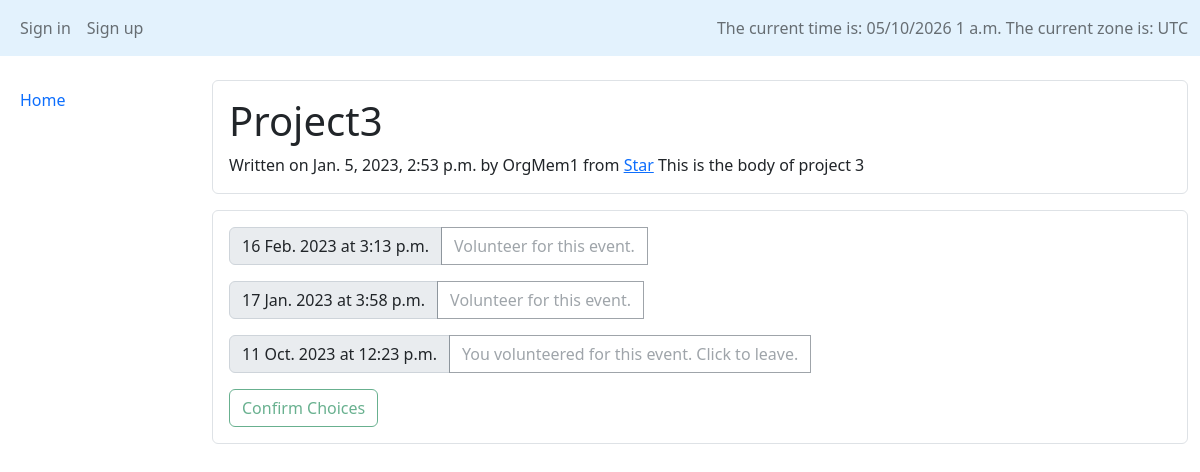
Before: /Forum/details/4 with the older database file.
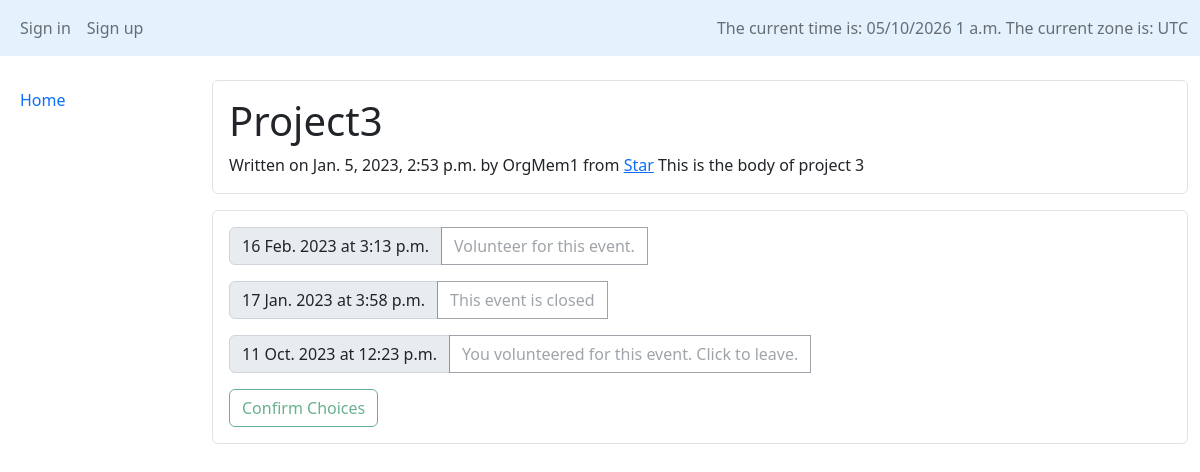
After: the same page with the newer database file.
### Forum/models.py (models this page shows, shortened)
class Event(models.Model):
    date = models.DateField(default=timezone.now, null=True, blank=True, validators=[MinValueValidator(timezone.now().date(), "valid values are not in the past")])
    time = models.TimeField(default=timezone.now, null=True, blank=True)
    open = models.BooleanField(default=True, null=False, blank=False)
    post = models.ForeignKey(Post, on_delete=models.CASCADE, related_name='project_times')
    @property
    def datetime(self):
        this_datetime = datetime.combine(self.date, self.time, timezone.utc)
        local_time = this_datetime.astimezone(timezone.get_current_timezone())
        date_str = format_date(local_time.date(), "j N Y")
        time_str = format_time(local_time.time(), 'g:i a')
        return f"{date_str} at {time_str}"

### Forum/views.py (the view)
# urls.py: path("details/<int:pk>", views.PostDetailsView.as_view(), name="detail_view"),
class PostDetailsView(DetailView):
    model = Post
    context_object_name = 'post'
    template_name = "Forum/post_pages/view_post.html"
    def get_context_data(self, **kwargs):
        context = super().get_context_data(**kwargs)
        post = Post.objects.get(pk=self.kwargs.get('pk'))
        if post.is_project:
            post_events = Event.objects.filter(post=post, bids__bidder__pk=self.request.user.pk)
            context['chosen_events'] = post_events
            context['post_event_ids'] = Event.objects.filter(post=post).values_list("pk", flat=True)
        return context

### Forum/models.py (called while the page is built)
    def __str__(self):
        return f"{self.name}"

### Forum/templates/Forum/post_pages/view_post.html (shortened to what this page needs)
{% extends "Forum/layouts/sidebar_layout.html" %}
{% load static %}
{% block body %}
<div class="bar-in rounded structure border mb-3 p-3">
    <h1>{{ post.title }}</h1>
    Written on {{ post.timestamp }} by {{ post.author }} from <a href="{% url 'organization_view' pk=post.organization.pk %}">{{ post.organization }}</a>
{{ post.body }}
</div>
{% if post.is_project %}
    <div class="bar-in rounded structure border mb-3 p-3">
    <form action="{% url 'change_bids' %}" method="post" name="volunteer_form">
        {% for event in post.project_times.all %}
        <div class="input-group mb-3">
            <label class="input-group-text">{{ event.datetime }}</label>
            {% if event.open %}
                {% if event in chosen_events %}
                    <button type="button" class="btn btn-outline-secondary" id="event-{{event.pk}}-btn" onclick="toggle_volunteer(this,{{event.pk}})">You volunteered for this event. Click to leave.</button>
                {% else %}
                    <button type="button" class="btn btn-outline-secondary" id="event-{{event.pk}}-btn" onclick="toggle_volunteer(this,{{event.pk}})">Volunteer for this event.</button>
                {% endif %}
            {% else %}
            <button type="button" class="btn btn-outline-secondary" disabled>This event is closed</button>
            {% endif %}
            <br>
        </div>
        {% empty %}
            (No dates)
        {% endfor %}
        {% if post.project_times.all %}
            <button class="btn btn-outline-success" type="submit">Confirm Choices</button>
        {% endif %}
    </form>
</div>
{% endif %}
{% endblock %}

Changed rows visible on the page:
changed Event "17 Jan. 2023 at 3:58 p.m.": open "Volunteer for this event." → "This event is closed"
